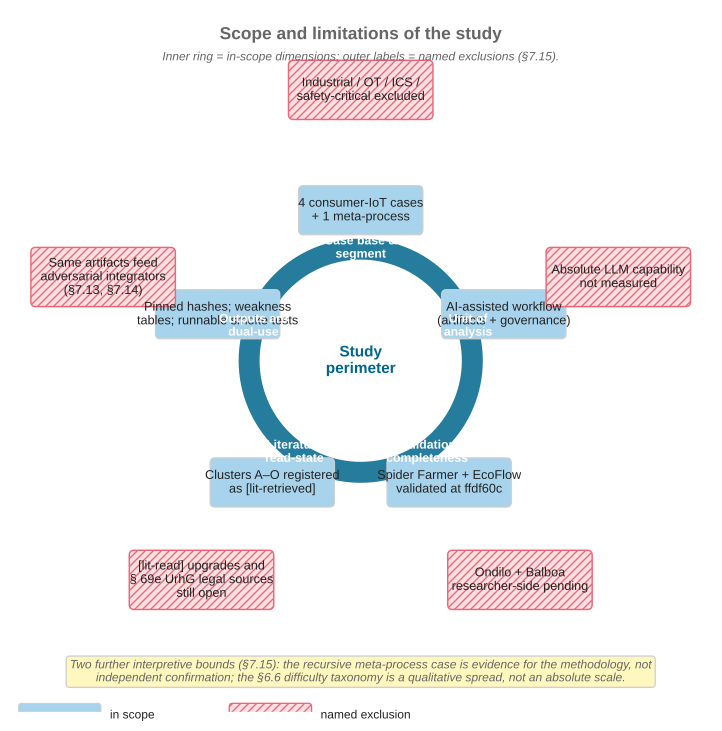

Write Python code to recreate this figure.
#!/usr/bin/env python3
"""
Figure 16 — Scope and limitations of the study (ILL-10).

Concentric perimeter diagram: an inner ring labels the five
in-scope dimensions of the study; the outside lists the corresponding
named exclusions. Visualises §7.15 (Scope and limitations of the
study) so a reader can read the perimeter of the work at a glance.

Authorship: AI-authored (illustration agent, 2026-05-02).

Source: paper/main.md §7.15 (five numbered dimensions plus two further
constraints).
"""

import os
import sys
import math

import matplotlib
matplotlib.use("Agg")
import matplotlib.pyplot as plt
from matplotlib.patches import FancyBboxPatch, Wedge

HERE = os.path.dirname(os.path.abspath(__file__))
sys.path.insert(0, HERE)
import dlr_style  # noqa: E402

# Five in-scope dimensions and their corresponding exclusions
ENTRIES = [
    ("Case base &\nsegment",
     "4 consumer-IoT cases\n+ 1 meta-process",
     "Industrial / OT / ICS /\nsafety-critical excluded"),
    ("Unit of\nanalysis",
     "AI-assisted workflow\n(artifacts + governance)",
     "Absolute LLM capability\nnot measured"),
    ("Validation\ncompleteness",
     "Spider Farmer + EcoFlow\nvalidated at ffdf60c",
     "Ondilo + Balboa\nresearcher-side pending"),
    ("Literature\nread-state",
     "Clusters A–O registered\nas [lit-retrieved]",
     "[lit-read] upgrades and\n§ 69e UrhG legal sources\nstill open"),
    ("Outputs are\ndual-use",
     "Pinned hashes; weakness\ntables; runnable smoke tests",
     "Same artifacts feed\nadversarial integrators\n(§7.13, §7.14)"),
]

fig, ax = plt.subplots(figsize=(11, 9))
ax.set_xlim(-7, 7)
ax.set_ylim(-7, 7)
ax.set_aspect("equal")
ax.set_axis_off()

# Title
ax.text(0, 6.5,
        "Scope and limitations of the study",
        ha="center", va="center", fontsize=13, fontweight="bold",
        color=dlr_style.DLR_GRAY)
ax.text(0, 6.05,
        "Inner ring = in-scope dimensions; outer labels = named exclusions (§7.15).",
        ha="center", va="center", fontsize=9, style="italic",
        color=dlr_style.DLR_GRAY)

# Inner perimeter ring
inner_r = 2.0
ring = Wedge((0, 0), inner_r + 0.45, 0, 360, width=0.45,
             facecolor=dlr_style.DLR_BLUE, edgecolor="white", lw=1.2,
             alpha=0.85)
ax.add_patch(ring)
ax.text(0, 0, "Study\nperimeter",
        ha="center", va="center", fontsize=11.5, fontweight="bold",
        color=dlr_style.DLR_BLUE)

n = len(ENTRIES)
inner_label_r = 3.0     # in-scope description
outer_label_r = 5.4     # exclusion description
ring_label_r  = 2.25    # short dimension name on the ring itself

for i, (short, in_scope, exclusion) in enumerate(ENTRIES):
    angle = math.pi / 2 - 2 * math.pi * i / n  # start at top, clockwise
    cx, cy = math.cos(angle), math.sin(angle)

    # Short label on the ring
    ax.text(cx * ring_label_r, cy * ring_label_r,
            short, ha="center", va="center",
            fontsize=8.6, fontweight="bold", color="white", zorder=5)

    # In-scope description (just outside ring)
    box_in = FancyBboxPatch(
        (cx * inner_label_r - 1.2, cy * inner_label_r - 0.45),
        2.4, 0.9,
        boxstyle="round,pad=0.04,rounding_size=0.10",
        fc="#a7d3ec", ec=dlr_style.DLR_HAIRLINE, lw=0.9,
    )
    ax.add_patch(box_in)
    ax.text(cx * inner_label_r, cy * inner_label_r,
            in_scope, ha="center", va="center",
            fontsize=7.8, color="#222")

    # Exclusion description (further out)
    box_ex = FancyBboxPatch(
        (cx * outer_label_r - 1.4, cy * outer_label_r - 0.55),
        2.8, 1.1,
        boxstyle="round,pad=0.04,rounding_size=0.10",
        fc="#fadbd8", ec=dlr_style.DLR_HAIRLINE, lw=0.9,
    )
    ax.add_patch(box_ex)
    ax.text(cx * outer_label_r, cy * outer_label_r,
            exclusion, ha="center", va="center",
            fontsize=7.8, color="#222")

# Footer
ax.text(0, -6.2,
        "Two further interpretive bounds (§7.15): the recursive meta-process case is "
        "evidence for the methodology, not\nindependent confirmation; the §6.6 "
        "difficulty taxonomy is a qualitative spread, not an absolute scale.",
        ha="center", va="center", fontsize=8.6, style="italic",
        color=dlr_style.DLR_GRAY,
        bbox=dict(boxstyle="round,pad=0.3", fc="#fff8be",
                  ec=dlr_style.DLR_HAIRLINE))

# Legend
ax.add_patch(FancyBboxPatch((-6.8, -7.3), 1.6, 0.45,
                            boxstyle="round,pad=0.02,rounding_size=0.06",
                            fc="#a7d3ec", ec=dlr_style.DLR_HAIRLINE, lw=0.8))
ax.text(-5.0, -7.07, "in scope", ha="left", va="center",
        fontsize=8, color="#222")
ax.add_patch(FancyBboxPatch((-2.6, -7.3), 1.6, 0.45,
                            boxstyle="round,pad=0.02,rounding_size=0.06",
                            fc="#fadbd8", ec=dlr_style.DLR_HAIRLINE, lw=0.8))
ax.text(-0.8, -7.07, "named exclusion", ha="left", va="center",
        fontsize=8, color="#222")

out_svg = os.path.join(HERE, "fig16-scope-limitations.svg")
out_pdf = os.path.join(HERE, "fig16-scope-limitations.pdf")
fig.savefig(out_svg, format="svg", bbox_inches="tight")
fig.savefig(out_pdf, format="pdf", bbox_inches="tight")
print(f"Saved: {out_svg}")
print(f"Saved: {out_pdf}")
